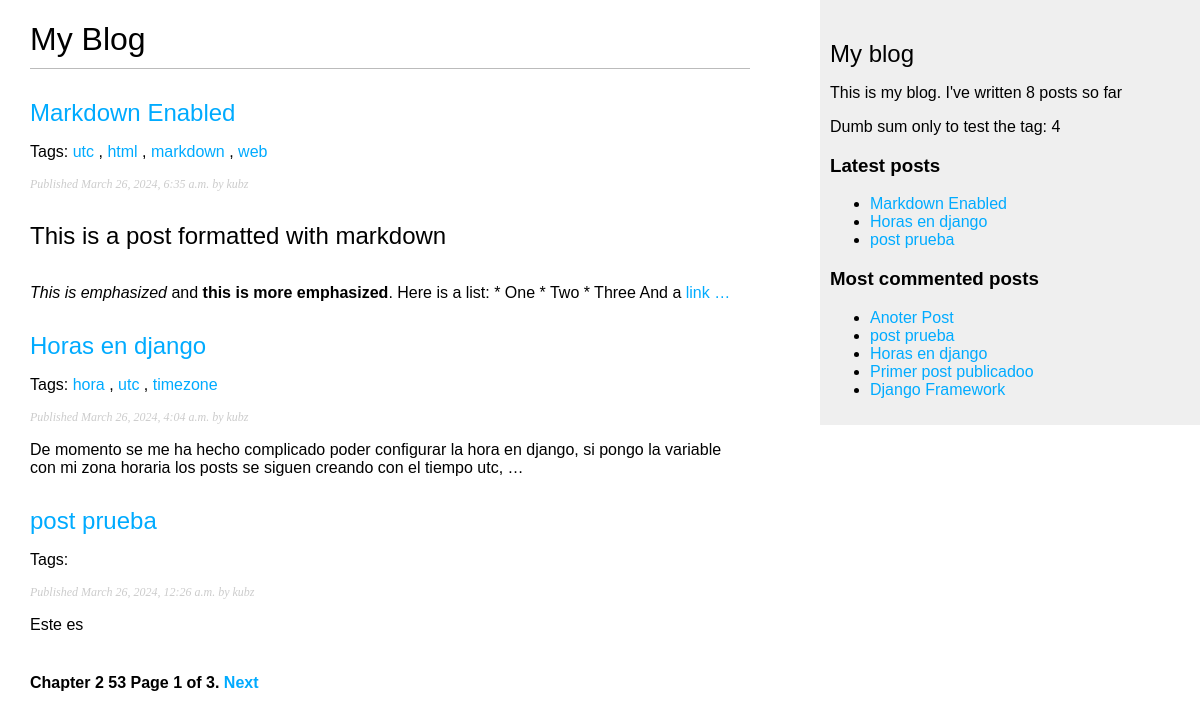
Screenshot of /blog/ with the database file from the repository.
### blog/models.py (models this page shows, shortened)
class Post(models.Model):
    tags = TaggableManager()
    class Status(models.TextChoices):
        DRAFT = "DF", "Draft"
        PUBLISHED = "PB", "Published"
    title = models.CharField(max_length=250)
    slug = models.SlugField(max_length=250,
                            unique_for_date='publish')
    author = models.ForeignKey(User,
                               on_delete=models.CASCADE,
                               related_name="blog_posts")
    body = models.TextField()
    publish = models.DateTimeField(default=timezone.now)
    created = models.DateTimeField(auto_now_add=True)
    updated = models.DateTimeField(auto_now=True)
    status = models.CharField(max_length=2,
                              choices=Status.choices,
                              default=Status.DRAFT)
    objects = models.Manager() #Manager por defecto
    published = PublishedManager() #Manager Personalizado creado arriba
    class Meta: #Metadata
        ordering = ['-publish']
        indexes = [
            models.Index(fields=['-publish'])
        ]
    def get_absolute_url(self):
        return reverse('blog:post_detail',
                       args=[self.publish.year,
                             self.publish.month,
                             self.publish.day,
                             self.slug
                             ])

### blog/views.py (the view)
# urls.py: path('', views.post_list, name='post_list'),
def post_list(request, tag_slug=None):
    post_list = Post.published.all()
    tag = None
    if tag_slug:
        tag = get_object_or_404(Tag, slug=tag_slug)
        post_list = post_list.filter(tags__in=[tag])
    paginator = Paginator(post_list, 3)
    page_number = request.GET.get('page', 1)
    try:
        posts = paginator.page(page_number)
    except EmptyPage:
        posts = paginator.page(paginator.num_pages)
    except PageNotAnInteger:
        posts = paginator.page(1)
    return render(request,
                  'blog/post/list.html',
                  {'posts': posts, "tag": tag})

### blog/models.py (called while the page is built)
    def get_queryset(self):
        return super().get_queryset().filter(status=Post.Status.PUBLISHED)

### blog/templatetags/blog_tags.py (called while the page is built)
@register.simple_tag()
def total_posts(): #Nombre de la etiqueta #Django utiliza el nombre de la funcion como el nombre de la etiqueta
    return Post.published.count()

@register.simple_tag(name="suma")
def sumita():
    return 2 + 2

@register.inclusion_tag('blog/post/latest_posts.html')
def show_latest_posts(count=5):
    latest_posts = Post.published.order_by("-publish")[:count]
    return {'latest_posts': latest_posts}

@register.simple_tag
def get_most_comented_posts(count=5):
    return Post.published.annotate(
        total_comments=Count('comments')
    ).order_by('-total_comments')[:count]

@register.filter(name='markdown')
def markdown_format(text):
    return mark_safe(markdown.markdown(text))

### blog/templates/blog/post/list.html (shortened to what this page needs)
{% extends "blog/base.html" %}
{% load blog_tags %}
{% block content %}
  <h1>My Blog</h1>
  {% for post in posts %}
    <h2>
      <a href="{{ post.get_absolute_url }}">
        {{ post.title }}
      </a>
    </h2>
      <p class="tags">
          Tags:
{% for tag in post.tags.all %}
        <a href="{% url "blog:post_list_by_tag" tag.slug %}">
            {{ tag.name }}
        </a>
    {% if not forloop.last %}, {% endif %}
{% endfor %}
      </p>
    <p class="date">
      Published {{ post.publish }} by {{ post.author }}
    </p>
    {{ post.body|markdown |truncatewords_html:30|linebreaks }}
  {% endfor %}
    {% include "pagination.html" with page=posts %}
{% endblock %}

### blog/templates/blog/base.html (shortened to what this page needs)
{% load blog_tags %}
{% load static %}
<!DOCTYPE html>
<html>
<head>
  <link href="{% static "css/blog.css" %}" rel="stylesheet">
</head>
<body>
  <div id="content">
    {% block content %}
    {% endblock %}
  </div>
  <div id="sidebar">
    <h2>My blog</h2>
    <p>
        This is my blog.
        I've written {% total_posts %} posts so far
    </p>
      <p>
        Dumb sum only to test the tag:  {% suma %}
      </p>
      <h3>Latest posts</h3>
      {% show_latest_posts 3 %}
      <p>
          <h3> Most commented posts </h3>
            {% get_most_comented_posts as most_commented_posts %}
            <ul>
                {% for post in most_commented_posts %}
                    <li>
                        <a href="{{ post.get_absolute_url }}">{{ post.title }}</a>
                    </li>
                {% endfor %}
            </ul>
      </p>
  </div>
</body>
</html>

### blog/templates/blog/post/latest_posts.html
<ul>
    {% for post in latest_posts %}
        <li>
            <a href="{{ post.get_absolute_url }}">{{ post.title }}</a>
        </li>
    {% endfor %}
</ul>

### blog/static/css/blog.css (style rules this page uses)
body { margin:0; padding:0; font-family:helvetica, sans-serif; }
a { color:#00abff; text-decoration:none; }
h1 { font-weight:normal; border-bottom:1px solid #bbb; padding:0 0 10px 0; }
h2 { font-weight:normal; margin:30px 0 0; }
#content { float:left; width:60%; padding:0 0 0 30px; }
#sidebar { float:right; width:30%; padding:10px; background:#efefef; height:100%; }
p.date { color:#ccc; font-family: georgia, serif; font-size: 12px; font-style: italic; }

### rows the page displays
Post: title "Markdown Enabled", publish "March 26, 2024, 6:35 a.m.", author "kubz", body "This is a post formatted with markdown This is emphasized and this is more emphasized . Here is a list: * One * Two * Three And a link …"
Tag: name "utc"
Tag: name "html"
Tag: name "markdown"
Tag: name "web"
Post: title "Horas en django", publish "March 26, 2024, 4:04 a.m.", author "kubz", body "De momento se me ha hecho complicado poder configurar la hora en django, si pongo la variable con mi zona horaria los posts se siguen creando con el tiempo utc, …"
Tag: name "hora"
Tag: name "timezone"
Post: title "post prueba", publish "March 26, 2024, 12:26 a.m.", author "kubz", body "Este es"
Post: title "Anoter Post"
Post: title "Primer post publicadoo"
Post: title "Django Framework"

### other values shown
{{ page.number }} "1"
{{ page.paginator.num_pages }} "3"
